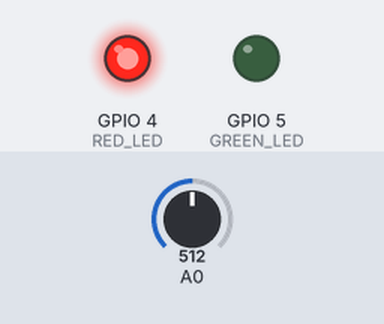
Bench run of a sketch on a simulated ESP8266 (NodeMCU). Shown: output pins drawn as LEDs (lit = HIGH). The test bench sets the inputs (shaded band); at power-on: A0 = 512. WiFi joins after 1.5 s; servers stay silent unless stated; no MQTT or app messages arrive unless stated; pins used as bus, display or sensor lines are not drawn; what the sketch prints to the serial monitor is not drawn.

Above: at 3.2 s.
3.3 s: A0 set to 491
At 4.9 s:
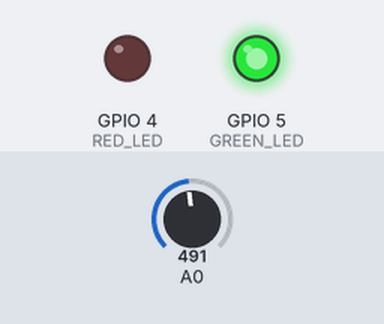
9.6 s: A0 set to 510
At 10.8 s:
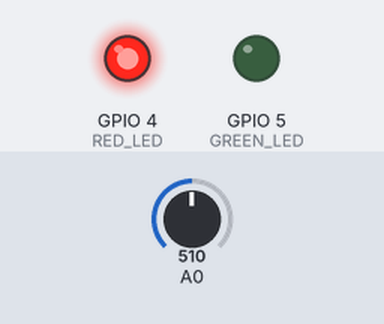
11.6 s: A0 set to 490
At 13.1 s:
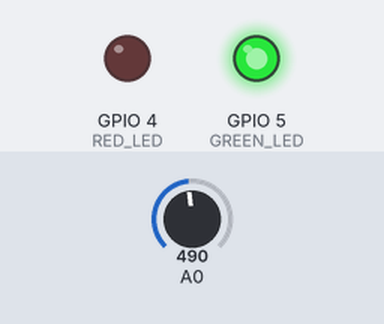
Timing chart, 0 to 14.6 s (numbered marks = the images above; inputs shaded):
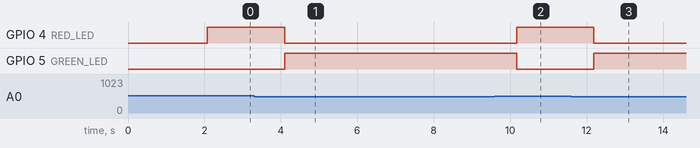

The sketch:

janela_arduino.ino
```cpp
#include <ESP8266WiFi.h>
#include <PubSubClient.h>

const char* ssid = "";
const char* password = "";
const char* mqtt_server = "test.mosquitto.org";

WiFiClient espClient;
PubSubClient client(espClient);

#define GREEN_LED 5
#define RED_LED 4
#define SERVO 2
#define SENSOR 14

unsigned long lastMsg = 0;
char msg[50];
int count = 0;

void writeServoAngle(int angle) {
  int pulseWidth = map(angle, 0, 180, 1000, 2000);
  digitalWrite(SERVO, HIGH);
  delayMicroseconds(pulseWidth);
  digitalWrite(SERVO, LOW);
  delay(20);
}

void reconnect() {
  while (!client.connected()) {
    Serial.print("Tentando se conectar ao broker MQTT...");
    if (client.connect("ESP8266Client")) {
      Serial.println("Conectado ao broker MQTT");
      client.subscribe("topico/controle");
    } else {
      count++;
      Serial.print("Falha, rc=");
      Serial.print(client.state());
      Serial.println(" Tentando novamente em 5 segundos");
      if (count >= 5) {
        Serial.println("Não foi possível conectar após várias tentativas. Verifique a rede ou o broker.");
        break;
      }
      delay(5000);
    }
  }
}

void callback(char* topic, byte* payload, unsigned int length) {
  Serial.print("Mensagem recebida no tópico [");
  Serial.print(topic);
  Serial.print("]: ");
  for (int i = 0; i < length; i++) {
    Serial.print((char)payload[i]);
  }
  Serial.println();
}

void setup() {
  Serial.begin(115200);
  WiFi.begin(ssid, password);
  Serial.print("Conectando ao Wi-Fi");
  while (WiFi.status() != WL_CONNECTED) {
    delay(1000);
    Serial.print(".");
  }
  Serial.println(" Conectado ao Wi-Fi");
  client.setServer(mqtt_server, 1883);
  client.setCallback(callback);

  pinMode(GREEN_LED, OUTPUT);
  pinMode(RED_LED, OUTPUT);
  pinMode(SERVO, OUTPUT);
  pinMode(SENSOR, INPUT);

  digitalWrite(GREEN_LED, LOW);
  digitalWrite(RED_LED, LOW);
}

void loop() {
  if (!client.connected()) {
    reconnect();
  }
  client.loop();

  int rainValue = analogRead(SENSOR);
  Serial.print("Valor do sensor de chuva: ");
  Serial.println(rainValue);

  if (rainValue < 500) {
    writeServoAngle(180);
    digitalWrite(GREEN_LED, HIGH);
    digitalWrite(RED_LED, LOW);
    Serial.println("Com chuva, servo em 180 graus e LED VERMELHO aceso.");
    delay(2000);

  } else {
    writeServoAngle(0);
    digitalWrite(GREEN_LED, LOW);
    digitalWrite(RED_LED, HIGH);
    Serial.println("Sem chuva, servo em 0 graus e LED VERDE aceso.");
    delay(2000);
  }

  unsigned long now = millis();
  if (now - lastMsg > 2000) {
    lastMsg = now;
    sprintf(msg, "Umidade do sensor: %d", rainValue);
    client.publish("topico/sensor", msg);
  }
}
```

Measured:
- the behaviour switches between 500 and 499 on A0 (found by bisection; images 0 and 1)
- after the input at 3.3 s, GPIO 4 (RED_LED): HIGH → LOW after 0.80 s; GPIO 5 (GREEN_LED): LOW → HIGH after 0.80 s
- after the input at 9.6 s, GPIO 4 (RED_LED): LOW → HIGH after 0.57 s; GPIO 5 (GREEN_LED): HIGH → LOW after 0.57 s
- after the input at 11.6 s, GPIO 4 (RED_LED): HIGH → LOW after 0.59 s; GPIO 5 (GREEN_LED): LOW → HIGH after 0.59 s
